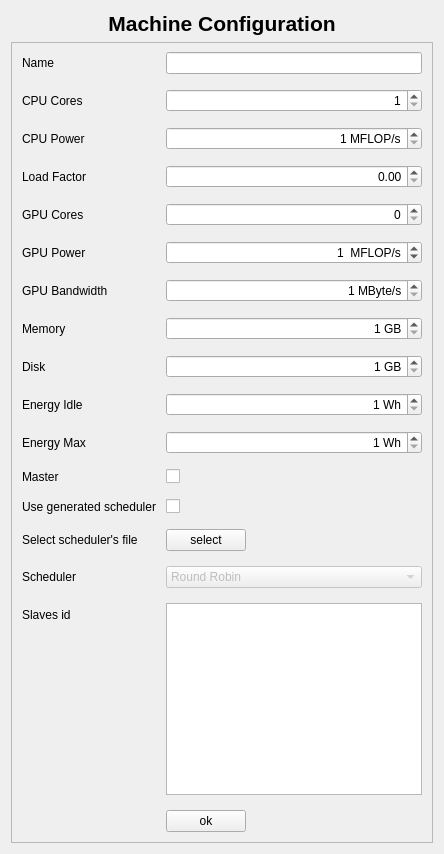
<?xml version="1.0" encoding="UTF-8"?>
<ui version="4.0">
 <class>MachineConfigurationWindow</class>
 <widget class="QWidget" name="MachineConfigurationWindow">
  <property name="sizePolicy">
   <sizepolicy hsizetype="Expanding" vsizetype="MinimumExpanding">
    <horstretch>0</horstretch>
    <verstretch>0</verstretch>
   </sizepolicy>
  </property>
  <property name="maximumSize">
   <size>
    <width>500</width>
    <height>1022</height>
   </size>
  </property>
  <property name="windowTitle">
   <string>Machine Icon Configuration</string>
  </property>
  <layout class="QGridLayout" name="gridLayout">
   <property name="sizeConstraint">
    <enum>QLayout::SetMinimumSize</enum>
   </property>
   <item row="0" column="0">
    <layout class="QVBoxLayout" name="verticalLayout">
     <property name="sizeConstraint">
      <enum>QLayout::SetMinimumSize</enum>
     </property>
     <item>
      <widget class="QLabel" name="title">
       <property name="sizePolicy">
        <sizepolicy hsizetype="Preferred" vsizetype="Minimum">
         <horstretch>0</horstretch>
         <verstretch>0</verstretch>
        </sizepolicy>
       </property>
       <property name="maximumSize">
        <size>
         <width>16777215</width>
         <height>50</height>
        </size>
       </property>
       <property name="font">
        <font>
         <pointsize>16</pointsize>
         <bold>true</bold>
        </font>
       </property>
       <property name="text">
        <string>Machine Configuration</string>
       </property>
       <property name="alignment">
        <set>Qt::AlignCenter</set>
       </property>
      </widget>
     </item>
     <item>
      <widget class="QFrame" name="attributes">
       <property name="sizePolicy">
        <sizepolicy hsizetype="Preferred" vsizetype="Fixed">
         <horstretch>0</horstretch>
         <verstretch>0</verstretch>
        </sizepolicy>
       </property>
       <property name="frameShape">
        <enum>QFrame::StyledPanel</enum>
       </property>
       <layout class="QFormLayout" name="formLayout">
        <property name="sizeConstraint">
         <enum>QLayout::SetMinimumSize</enum>
        </property>
        <property name="fieldGrowthPolicy">
         <enum>QFormLayout::ExpandingFieldsGrow</enum>
        </property>
        <property name="rowWrapPolicy">
         <enum>QFormLayout::DontWrapRows</enum>
        </property>
        <property name="labelAlignment">
         <set>Qt::AlignLeading|Qt::AlignLeft|Qt::AlignVCenter</set>
        </property>
        <property name="formAlignment">
         <set>Qt::AlignRight|Qt::AlignTrailing|Qt::AlignVCenter</set>
        </property>
        <property name="horizontalSpacing">
         <number>10</number>
        </property>
        <property name="verticalSpacing">
         <number>15</number>
        </property>
        <property name="leftMargin">
         <number>10</number>
        </property>
        <property name="rightMargin">
         <number>10</number>
        </property>
        <property name="bottomMargin">
         <number>10</number>
        </property>
        <item row="1" column="0">
         <widget class="QLabel" name="nameLabel">
          <property name="text">
           <string>Name</string>
          </property>
         </widget>
        </item>
        <item row="1" column="1">
         <widget class="QLineEdit" name="nameEditLine">
          <property name="font">
           <font>
            <bold>false</bold>
           </font>
          </property>
          <property name="layoutDirection">
           <enum>Qt::RightToLeft</enum>
          </property>
          <property name="maxLength">
           <number>32</number>
          </property>
          <property name="alignment">
           <set>Qt::AlignRight|Qt::AlignTrailing|Qt::AlignVCenter</set>
          </property>
         </widget>
        </item>
        <item row="2" column="0">
         <widget class="QLabel" name="coresLabel">
          <property name="locale">
           <locale language="English" country="UnitedStates"/>
          </property>
          <property name="text">
           <string>CPU Cores</string>
          </property>
         </widget>
        </item>
        <item row="2" column="1">
         <widget class="QSpinBox" name="coresSpinBox">
          <property name="sizePolicy">
           <sizepolicy hsizetype="Expanding" vsizetype="Fixed">
            <horstretch>0</horstretch>
            <verstretch>0</verstretch>
           </sizepolicy>
          </property>
          <property name="autoFillBackground">
           <bool>false</bool>
          </property>
          <property name="alignment">
           <set>Qt::AlignRight|Qt::AlignTrailing|Qt::AlignVCenter</set>
          </property>
          <property name="minimum">
           <number>1</number>
          </property>
          <property name="maximum">
           <number>256</number>
          </property>
         </widget>
        </item>
        <item row="3" column="0">
         <widget class="QLabel" name="computationPowerLabel">
          <property name="locale">
           <locale language="English" country="UnitedStates"/>
          </property>
          <property name="text">
           <string>CPU Power</string>
          </property>
         </widget>
        </item>
        <item row="3" column="1">
         <widget class="QSpinBox" name="computationPowerSpinBox">
          <property name="sizePolicy">
           <sizepolicy hsizetype="Expanding" vsizetype="Fixed">
            <horstretch>0</horstretch>
            <verstretch>0</verstretch>
           </sizepolicy>
          </property>
          <property name="autoFillBackground">
           <bool>false</bool>
          </property>
          <property name="alignment">
           <set>Qt::AlignRight|Qt::AlignTrailing|Qt::AlignVCenter</set>
          </property>
          <property name="suffix">
           <string> MFLOP/s</string>
          </property>
          <property name="minimum">
           <number>1</number>
          </property>
          <property name="maximum">
           <number>1000000000</number>
          </property>
         </widget>
        </item>
        <item row="5" column="0">
         <widget class="QLabel" name="label_5">
          <property name="text">
           <string>Load Factor</string>
          </property>
         </widget>
        </item>
        <item row="5" column="1">
         <widget class="QDoubleSpinBox" name="loadFactorSpinBox">
          <property name="sizePolicy">
           <sizepolicy hsizetype="MinimumExpanding" vsizetype="Fixed">
            <horstretch>0</horstretch>
            <verstretch>0</verstretch>
           </sizepolicy>
          </property>
          <property name="alignment">
           <set>Qt::AlignRight|Qt::AlignTrailing|Qt::AlignVCenter</set>
          </property>
          <property name="maximum">
           <double>1.000000000000000</double>
          </property>
          <property name="singleStep">
           <double>0.010000000000000</double>
          </property>
         </widget>
        </item>
        <item row="7" column="0">
         <widget class="QLabel" name="label_2">
          <property name="text">
           <string>GPU Cores</string>
          </property>
         </widget>
        </item>
        <item row="7" column="1">
         <widget class="QSpinBox" name="gpuCoresSpinBox">
          <property name="sizePolicy">
           <sizepolicy hsizetype="MinimumExpanding" vsizetype="Fixed">
            <horstretch>0</horstretch>
            <verstretch>0</verstretch>
           </sizepolicy>
          </property>
          <property name="alignment">
           <set>Qt::AlignRight|Qt::AlignTrailing|Qt::AlignVCenter</set>
          </property>
          <property name="maximum">
           <number>1048576</number>
          </property>
         </widget>
        </item>
        <item row="8" column="0">
         <widget class="QLabel" name="label_4">
          <property name="text">
           <string>GPU Power </string>
          </property>
         </widget>
        </item>
        <item row="8" column="1">
         <widget class="QSpinBox" name="gpuPower">
          <property name="sizePolicy">
           <sizepolicy hsizetype="MinimumExpanding" vsizetype="Fixed">
            <horstretch>0</horstretch>
            <verstretch>0</verstretch>
           </sizepolicy>
          </property>
          <property name="alignment">
           <set>Qt::AlignRight|Qt::AlignTrailing|Qt::AlignVCenter</set>
          </property>
          <property name="suffix">
           <string>  MFLOP/s</string>
          </property>
          <property name="prefix">
           <string/>
          </property>
          <property name="maximum">
           <number>1048576</number>
          </property>
          <property name="value">
           <number>1</number>
          </property>
         </widget>
        </item>
        <item row="10" column="0">
         <widget class="QLabel" name="label_3">
          <property name="text">
           <string>GPU Bandwidth</string>
          </property>
         </widget>
        </item>
        <item row="10" column="1">
         <widget class="QSpinBox" name="gpuBandwidth">
          <property name="sizePolicy">
           <sizepolicy hsizetype="MinimumExpanding" vsizetype="MinimumExpanding">
            <horstretch>0</horstretch>
            <verstretch>0</verstretch>
           </sizepolicy>
          </property>
          <property name="alignment">
           <set>Qt::AlignRight|Qt::AlignTrailing|Qt::AlignVCenter</set>
          </property>
          <property name="suffix">
           <string> MByte/s</string>
          </property>
          <property name="minimum">
           <number>1</number>
          </property>
          <property name="maximum">
           <number>1048576</number>
          </property>
          <property name="value">
           <number>1</number>
          </property>
         </widget>
        </item>
        <item row="12" column="0">
         <widget class="QLabel" name="ramLabel">
          <property name="text">
           <string>Memory</string>
          </property>
         </widget>
        </item>
        <item row="12" column="1">
         <widget class="QSpinBox" name="ramSpinBox">
          <property name="sizePolicy">
           <sizepolicy hsizetype="Expanding" vsizetype="Fixed">
            <horstretch>0</horstretch>
            <verstretch>0</verstretch>
           </sizepolicy>
          </property>
          <property name="autoFillBackground">
           <bool>false</bool>
          </property>
          <property name="alignment">
           <set>Qt::AlignRight|Qt::AlignTrailing|Qt::AlignVCenter</set>
          </property>
          <property name="suffix">
           <string> GB</string>
          </property>
          <property name="minimum">
           <number>1</number>
          </property>
          <property name="maximum">
           <number>1048576</number>
          </property>
         </widget>
        </item>
        <item row="13" column="0">
         <widget class="QLabel" name="diskLabel">
          <property name="text">
           <string>Disk</string>
          </property>
         </widget>
        </item>
        <item row="13" column="1">
         <widget class="QSpinBox" name="diskSpinBox">
          <property name="sizePolicy">
           <sizepolicy hsizetype="Expanding" vsizetype="Fixed">
            <horstretch>0</horstretch>
            <verstretch>0</verstretch>
           </sizepolicy>
          </property>
          <property name="autoFillBackground">
           <bool>false</bool>
          </property>
          <property name="alignment">
           <set>Qt::AlignRight|Qt::AlignTrailing|Qt::AlignVCenter</set>
          </property>
          <property name="suffix">
           <string> GB</string>
          </property>
          <property name="minimum">
           <number>1</number>
          </property>
          <property name="maximum">
           <number>102400</number>
          </property>
         </widget>
        </item>
        <item row="14" column="0">
         <widget class="QLabel" name="energyIdleLabel">
          <property name="text">
           <string>Energy Idle</string>
          </property>
         </widget>
        </item>
        <item row="14" column="1">
         <widget class="QSpinBox" name="energyIdleSpinBox">
          <property name="sizePolicy">
           <sizepolicy hsizetype="Expanding" vsizetype="Fixed">
            <horstretch>0</horstretch>
            <verstretch>0</verstretch>
           </sizepolicy>
          </property>
          <property name="autoFillBackground">
           <bool>false</bool>
          </property>
          <property name="alignment">
           <set>Qt::AlignRight|Qt::AlignTrailing|Qt::AlignVCenter</set>
          </property>
          <property name="suffix">
           <string> Wh</string>
          </property>
          <property name="minimum">
           <number>1</number>
          </property>
          <property name="maximum">
           <number>1048576</number>
          </property>
         </widget>
        </item>
        <item row="15" column="0">
         <widget class="QLabel" name="label">
          <property name="text">
           <string>Energy Max</string>
          </property>
         </widget>
        </item>
        <item row="15" column="1">
         <widget class="QSpinBox" name="energyMaxSpinBox">
          <property name="sizePolicy">
           <sizepolicy hsizetype="MinimumExpanding" vsizetype="Fixed">
            <horstretch>0</horstretch>
            <verstretch>0</verstretch>
           </sizepolicy>
          </property>
          <property name="alignment">
           <set>Qt::AlignRight|Qt::AlignTrailing|Qt::AlignVCenter</set>
          </property>
          <property name="suffix">
           <string> Wh</string>
          </property>
          <property name="minimum">
           <number>1</number>
          </property>
          <property name="maximum">
           <number>1048576</number>
          </property>
         </widget>
        </item>
        <item row="19" column="0">
         <widget class="QLabel" name="masterLabel">
          <property name="text">
           <string>Master</string>
          </property>
         </widget>
        </item>
        <item row="19" column="1">
         <widget class="QCheckBox" name="masterCheckBox">
          <property name="enabled">
           <bool>true</bool>
          </property>
          <property name="text">
           <string/>
          </property>
         </widget>
        </item>
        <item row="22" column="0">
         <widget class="QLabel" name="schedulerLabel">
          <property name="text">
           <string>Scheduler</string>
          </property>
         </widget>
        </item>
        <item row="22" column="1">
         <widget class="QComboBox" name="schedulersComboBox">
          <property name="enabled">
           <bool>false</bool>
          </property>
          <property name="sizePolicy">
           <sizepolicy hsizetype="Expanding" vsizetype="Fixed">
            <horstretch>0</horstretch>
            <verstretch>0</verstretch>
           </sizepolicy>
          </property>
          <property name="insertPolicy">
           <enum>QComboBox::InsertAtTop</enum>
          </property>
          <property name="sizeAdjustPolicy">
           <enum>QComboBox::AdjustToContentsOnFirstShow</enum>
          </property>
          <item>
           <property name="text">
            <string>Round Robin</string>
           </property>
          </item>
         </widget>
        </item>
        <item row="23" column="0">
         <widget class="QLabel" name="label_6">
          <property name="text">
           <string>Slaves id</string>
          </property>
         </widget>
        </item>
        <item row="23" column="1">
         <widget class="QPlainTextEdit" name="idPlainText"/>
        </item>
        <item row="24" column="1">
         <widget class="QPushButton" name="pushButton">
          <property name="text">
           <string>ok</string>
          </property>
         </widget>
        </item>
        <item row="20" column="0">
         <widget class="QLabel" name="label_7">
          <property name="text">
           <string>Use generated scheduler</string>
          </property>
         </widget>
        </item>
        <item row="20" column="1">
         <widget class="QCheckBox" name="generatedSchedulerCheckbox">
          <property name="text">
           <string/>
          </property>
         </widget>
        </item>
        <item row="21" column="0">
         <widget class="QLabel" name="label_8">
          <property name="text">
           <string>Select scheduler's file</string>
          </property>
         </widget>
        </item>
        <item row="21" column="1">
         <widget class="QPushButton" name="selectGeneratedBtn">
          <property name="text">
           <string>select</string>
          </property>
         </widget>
        </item>
       </layout>
      </widget>
     </item>
    </layout>
   </item>
  </layout>
 </widget>
 <resources/>
 <connections>
  <connection>
   <sender>masterCheckBox</sender>
   <signal>toggled(bool)</signal>
   <receiver>coresSpinBox</receiver>
   <slot>setDisabled(bool)</slot>
   <hints>
    <hint type="sourcelabel">
     <x>149</x>
     <y>541</y>
    </hint>
    <hint type="destinationlabel">
     <x>328</x>
     <y>116</y>
    </hint>
   </hints>
  </connection>
  <connection>
   <sender>masterCheckBox</sender>
   <signal>toggled(bool)</signal>
   <receiver>schedulersComboBox</receiver>
   <slot>setEnabled(bool)</slot>
   <hints>
    <hint type="sourcelabel">
     <x>149</x>
     <y>541</y>
    </hint>
    <hint type="destinationlabel">
     <x>328</x>
     <y>579</y>
    </hint>
   </hints>
  </connection>
  <connection>
   <sender>masterCheckBox</sender>
   <signal>toggled(bool)</signal>
   <receiver>computationPowerSpinBox</receiver>
   <slot>setDisabled(bool)</slot>
   <hints>
    <hint type="sourcelabel">
     <x>149</x>
     <y>541</y>
    </hint>
    <hint type="destinationlabel">
     <x>328</x>
     <y>149</y>
    </hint>
   </hints>
  </connection>
  <connection>
   <sender>masterCheckBox</sender>
   <signal>toggled(bool)</signal>
   <receiver>diskSpinBox</receiver>
   <slot>setDisabled(bool)</slot>
   <hints>
    <hint type="sourcelabel">
     <x>149</x>
     <y>541</y>
    </hint>
    <hint type="destinationlabel">
     <x>328</x>
     <y>404</y>
    </hint>
   </hints>
  </connection>
  <connection>
   <sender>masterCheckBox</sender>
   <signal>toggled(bool)</signal>
   <receiver>ramSpinBox</receiver>
   <slot>setDisabled(bool)</slot>
   <hints>
    <hint type="sourcelabel">
     <x>149</x>
     <y>541</y>
    </hint>
    <hint type="destinationlabel">
     <x>328</x>
     <y>372</y>
    </hint>
   </hints>
  </connection>
  <connection>
   <sender>masterCheckBox</sender>
   <signal>toggled(bool)</signal>
   <receiver>gpuBandwidth</receiver>
   <slot>setDisabled(bool)</slot>
   <hints>
    <hint type="sourcelabel">
     <x>147</x>
     <y>530</y>
    </hint>
    <hint type="destinationlabel">
     <x>328</x>
     <y>317</y>
    </hint>
   </hints>
  </connection>
  <connection>
   <sender>masterCheckBox</sender>
   <signal>toggled(bool)</signal>
   <receiver>gpuPower</receiver>
   <slot>setDisabled(bool)</slot>
   <hints>
    <hint type="sourcelabel">
     <x>149</x>
     <y>530</y>
    </hint>
    <hint type="destinationlabel">
     <x>149</x>
     <y>265</y>
    </hint>
   </hints>
  </connection>
  <connection>
   <sender>masterCheckBox</sender>
   <signal>toggled(bool)</signal>
   <receiver>gpuCoresSpinBox</receiver>
   <slot>setDisabled(bool)</slot>
   <hints>
    <hint type="sourcelabel">
     <x>145</x>
     <y>531</y>
    </hint>
    <hint type="destinationlabel">
     <x>293</x>
     <y>238</y>
    </hint>
   </hints>
  </connection>
  <connection>
   <sender>masterCheckBox</sender>
   <signal>toggled(bool)</signal>
   <receiver>loadFactorSpinBox</receiver>
   <slot>setDisabled(bool)</slot>
   <hints>
    <hint type="sourcelabel">
     <x>148</x>
     <y>533</y>
    </hint>
    <hint type="destinationlabel">
     <x>269</x>
     <y>192</y>
    </hint>
   </hints>
  </connection>
 </connections>
</ui>
